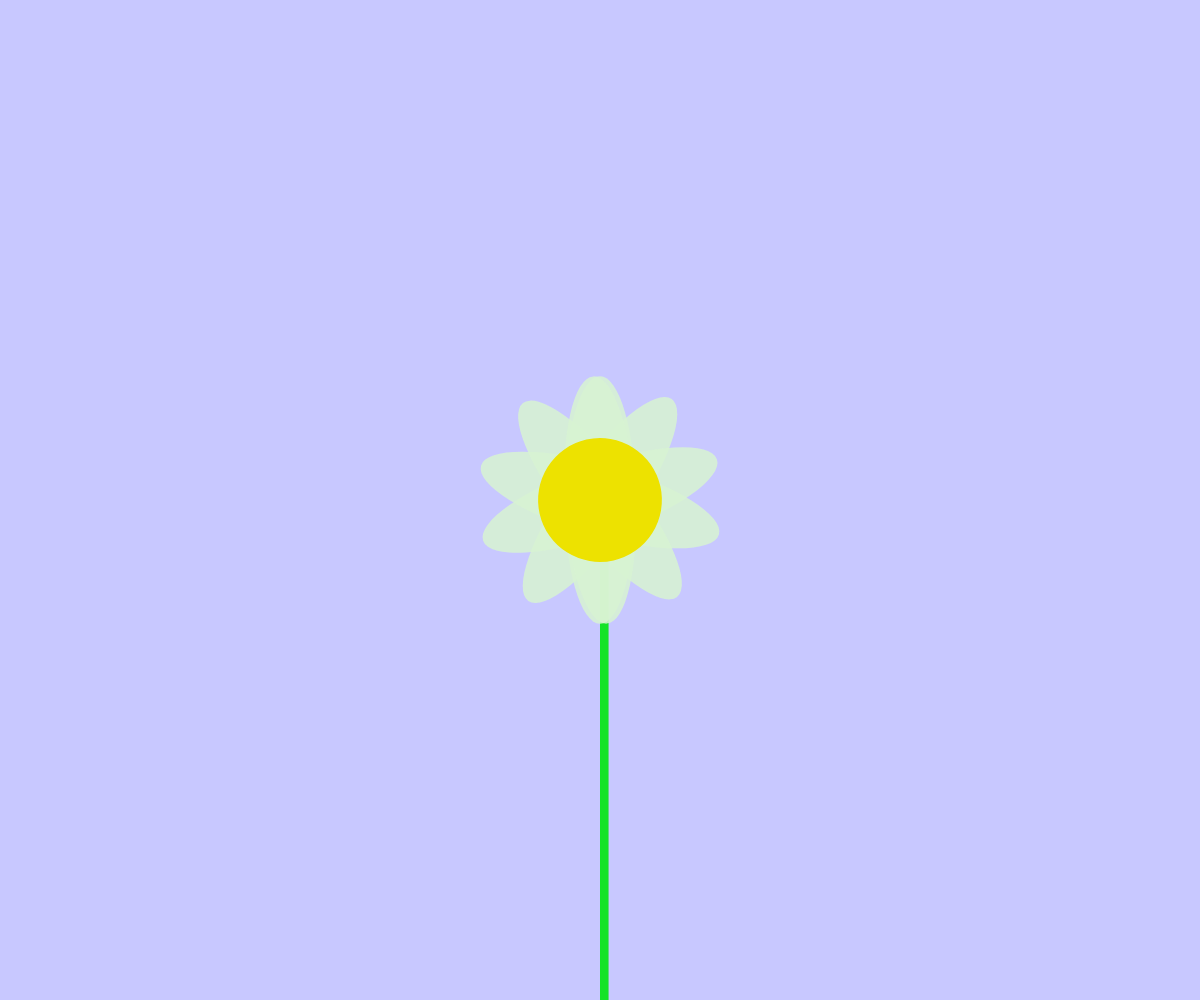
Frame 1 (no input)
Frame 60 (no input): identical to frame 1, image omitted
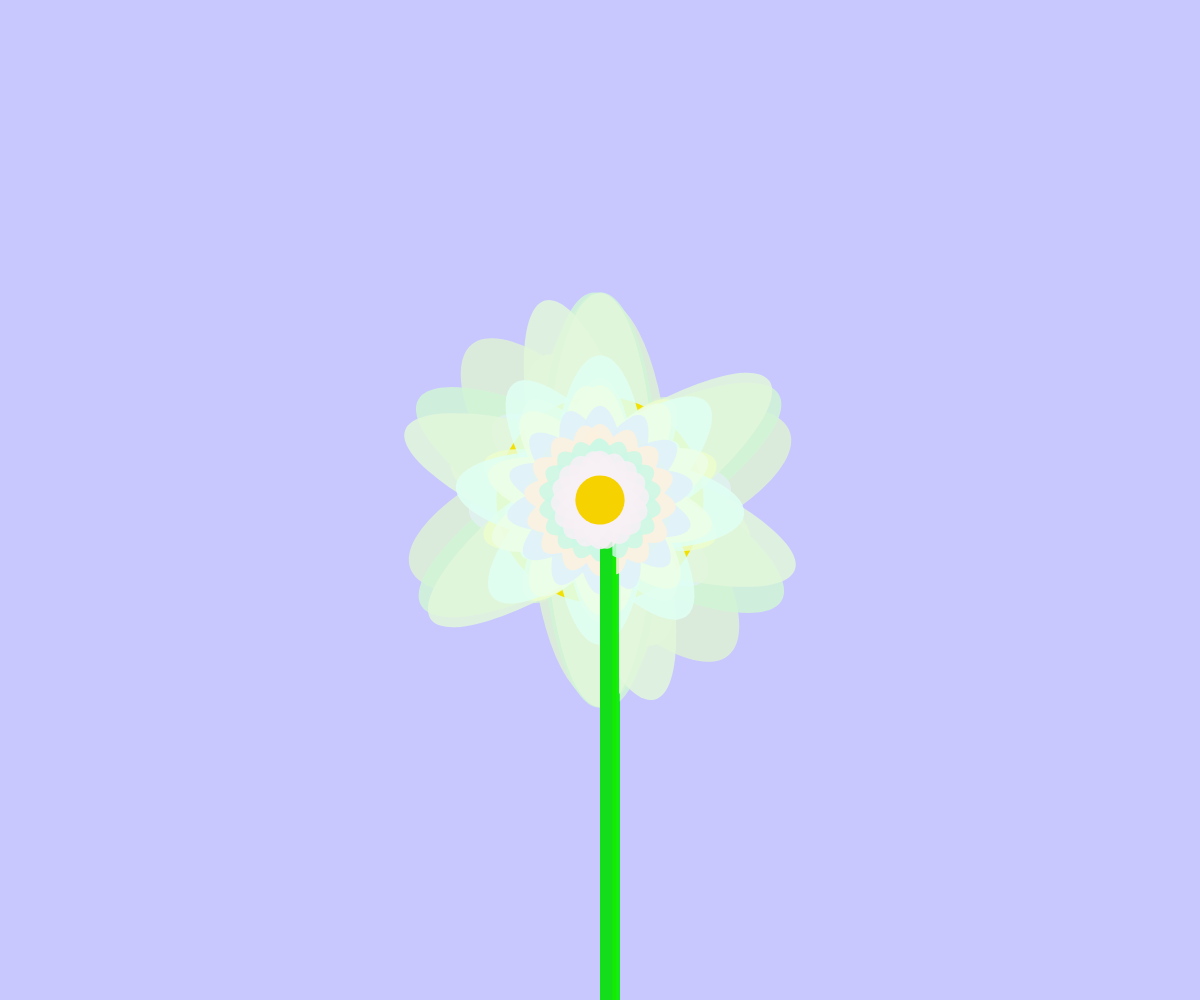
Frame 120 (the mouse pressed at the canvas centre since frame 60)

The p5.js sketch that drew these frames (run headless with seeded random() and noise() and a simulated clock; from frame 60 on, the mouse is pressed at the canvas centre):

// p5.js sketch
// ── sketch.js
function setup() {
  createCanvas(windowWidth, windowHeight);
  background(200,200,255);
  angleMode(DEGREES)
  flower(width/2,height/2,random(5,10), random(5,30), random(1,2));

}

function draw() {
  if(mouseIsPressed){
  flower(mouseX,mouseY, random(5,20), random(5,30), random(1,2));
}
  
}


function flower(x, y, leg, amount,size){
  noStroke();

  fill(20,random(220,240),random(0,50));
  rectMode(CORNER);
  rect(x,y,leg, height);

  // HERE WE START TO MOVE THE DRAWING ACCORDING TO THE TRANSLATE XY COORDINATES
  // WE NEED TO DO THIS BECAUS ROTATE IS RELYING TO OUR SHAPE ORIGIN 
  // --> so if we rotate around point (0/0) we don't have any offsets.
  push();
  translate(x,y);

    ellipseMode(RADIUS);
    fill(random(200,255),random(240,255),random(200,255), 220);
    let w = 360/amount;
    for(let i = 0; i <= 180; i += w){
      ellipse(0,0,w,w*2*size);
      rotate(w);
    }
    
    fill(random(230,255),random(200,255),0);
    circle(0,0,w*size);
  pop();

}

function mousePressed(){
  //flower(mouseX,mouseY, random(200,500), random(5,30), random(1,2));
  
  
}
